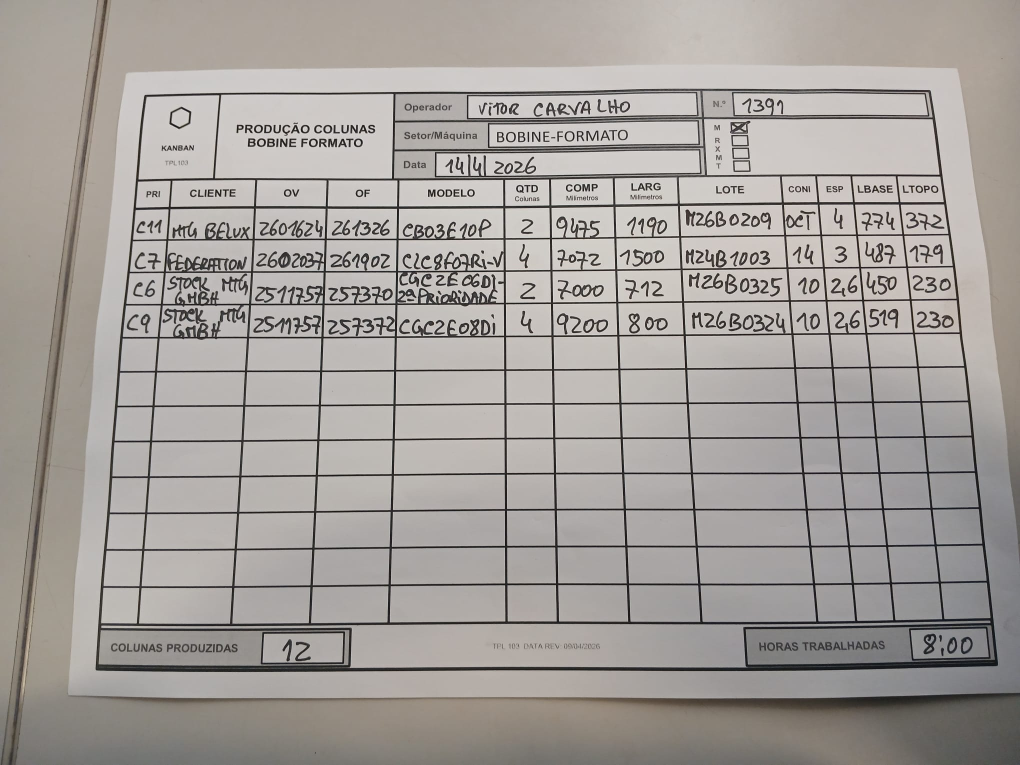
#> input picture inputs/originais/VitorCarvalho_2026.04.14.jpeg, 2040 x 1530 px, found by its file name (shown at 1/2 size)
$ python scan_kanban.py inputs/originais/VitorCarvalho_2026.04.14.jpeg
#> lines starting #> are read from the running program, lines starting #| are printed output that depends on the picture; after the words box and inside, x2 and y2 are one past the last pixel; in counts of white or black regions, pixels touching at a corner belong together
"""Phone-photo → scan-look A4 converter for Kanban sheets.

Detects the paper boundary, corrects perspective, normalises lighting,
and exports a printable A4 landscape JPEG + PDF.

Usage:
    python scripts/scan_kanban.py inputs/originais/VitorCarvalho_2026.04.14.jpeg
    python scripts/scan_kanban.py <image> --style bw|color|enhanced --out data/scans

Outputs:
    <out>/<stem>_scan.jpg   — 1754x1240 px @ 150 DPI A4 landscape
    <out>/<stem>_scan.pdf   — single-page A4 landscape

Pipeline (OpenCV):
    1. Load + downscale to 1500 px max for fast detection
    2. Grayscale + Gaussian blur to suppress floor texture
    3. Canny edge → findContours → largest 4-corner polygon = paper
    4. Order corners (TL, TR, BR, BL)
    5. Perspective transform to A4 landscape rectangle
    6. Style enhancement (bw/color/enhanced)
    7. Save JPEG (q=95) + PDF (PIL Image.save format='PDF')

Fallback if 4-corner detection fails: emit warning + crop centre 95 %.
"""
from __future__ import annotations

import argparse
import sys
from pathlib import Path

import cv2
import numpy as np
from PIL import Image

# A4 landscape at 150 DPI
A4_W = 1754  # 297mm × 150 / 25.4
A4_H = 1240  # 210mm × 150 / 25.4


def _order_corners(pts: np.ndarray) -> np.ndarray:
    """Sort 4 (x,y) points: TL, TR, BR, BL by sum/diff of coords."""
    rect = np.zeros((4, 2), dtype=np.float32)
    s = pts.sum(axis=1)
    d = np.diff(pts, axis=1).flatten()
    rect[0] = pts[np.argmin(s)]   # TL: smallest sum
    rect[2] = pts[np.argmax(s)]   # BR: largest sum
    rect[1] = pts[np.argmin(d)]   # TR: smallest diff (x-y)
    rect[3] = pts[np.argmax(d)]   # BL: largest diff
    return rect


def _detect_paper(image: np.ndarray) -> np.ndarray | None:
    """Return 4 ordered corners of the paper, or None if not found."""
    h, w = image.shape[:2]
    scale = 1500 / max(h, w) if max(h, w) > 1500 else 1.0
    small = cv2.resize(image, None, fx=scale, fy=scale,
                       interpolation=cv2.INTER_AREA) if scale < 1.0 else image.copy()

    gray = cv2.cvtColor(small, cv2.COLOR_BGR2GRAY)
    gray = cv2.GaussianBlur(gray, (5, 5), 0)
    edged = cv2.Canny(gray, 50, 150)
    # Dilate so paper edges are continuous
    edged = cv2.dilate(edged, np.ones((3, 3), np.uint8), iterations=1)

    contours, _ = cv2.findContours(edged, cv2.RETR_EXTERNAL, cv2.CHAIN_APPROX_SIMPLE)
    if not contours:
        return None

    contours = sorted(contours, key=cv2.contourArea, reverse=True)[:5]
    img_area = small.shape[0] * small.shape[1]
    for c in contours:
        area = cv2.contourArea(c)
        if area < img_area * 0.20:  # paper should fill ≥20% of frame
            continue
        peri = cv2.arcLength(c, closed=True)
        approx = cv2.approxPolyDP(c, 0.02 * peri, closed=True)
        if len(approx) == 4:
            corners = approx.reshape(4, 2).astype(np.float32) / scale
            return _order_corners(corners)
    return None


def _warp_to_a4(image: np.ndarray, corners: np.ndarray) -> np.ndarray:
    """Perspective-correct the paper region into A4 landscape."""
    # Decide orientation from corner shape (landscape if width > height)
    tl, tr, br, bl = corners
    width_top = np.linalg.norm(tr - tl)
    width_bot = np.linalg.norm(br - bl)
    height_l = np.linalg.norm(bl - tl)
    height_r = np.linalg.norm(br - tr)
    detected_w = max(width_top, width_bot)
    detected_h = max(height_l, height_r)

    if detected_w >= detected_h:
        out_w, out_h = A4_W, A4_H  # landscape
    else:
        out_w, out_h = A4_H, A4_W  # portrait — kanban paper is landscape so usually first branch

    dst = np.array([[0, 0], [out_w - 1, 0], [out_w - 1, out_h - 1], [0, out_h - 1]],
                   dtype=np.float32)
    M = cv2.getPerspectiveTransform(corners, dst)
    warped = cv2.warpPerspective(image, M, (out_w, out_h))
    return warped


# [19 lines left out: functions _style_bw, _style_color, not called in this run]


def _style_enhanced(warped: np.ndarray) -> np.ndarray:
    """CLAHE grayscale + sharpening — best for printing handwriting."""
    gray = cv2.cvtColor(warped, cv2.COLOR_BGR2GRAY)
    clahe = cv2.createCLAHE(clipLimit=3.0, tileGridSize=(8, 8))
    g = clahe.apply(gray)
    # Unsharp mask: blur + weighted subtract
    blurred = cv2.GaussianBlur(g, (0, 0), sigmaX=2.0)
    sharp = cv2.addWeighted(g, 1.5, blurred, -0.5, 0)
    return cv2.cvtColor(sharp, cv2.COLOR_GRAY2BGR)


_STYLES = {"bw": _style_bw, "color": _style_color, "enhanced": _style_enhanced}


# [6 lines left out: function _fallback_crop, not called in this run]


def scan(image_path: Path, out_dir: Path, style: str = "enhanced") -> tuple[Path, Path]:
    image = cv2.imread(str(image_path))
    if image is None:
        raise FileNotFoundError(f"cannot read image: {image_path}")

    corners = _detect_paper(image)
    if corners is None:
        print(f"  [WARN] paper boundary not detected; using fallback crop", file=sys.stderr)
        warped = _fallback_crop(image)
    else:
        warped = _warp_to_a4(image, corners)

    enhanced = _STYLES[style](warped)

    out_dir.mkdir(parents=True, exist_ok=True)
    stem = image_path.stem
    jpg_path = out_dir / f"{stem}_scan.jpg"
    pdf_path = out_dir / f"{stem}_scan.pdf"

    # JPEG via OpenCV (quality 95)
    cv2.imwrite(str(jpg_path), enhanced, [cv2.IMWRITE_JPEG_QUALITY, 95])

    # PDF via Pillow (single-page A4 landscape, 150 DPI)
    rgb = cv2.cvtColor(enhanced, cv2.COLOR_BGR2RGB)
    pil = Image.fromarray(rgb)
    pil.save(pdf_path, format="PDF", resolution=150.0)

    return jpg_path, pdf_path


_IMG_EXTS = {".jpg", ".jpeg", ".png", ".bmp", ".tiff", ".webp"}


# [9 lines left out: function _merge_pdfs, not called in this run]


def main() -> int:
    p = argparse.ArgumentParser(description="Phone photo → scan-look A4 PDF")
    p.add_argument("path", type=Path, help="image file OR folder of images")
    p.add_argument("--out", type=Path, default=Path("data/scans"), help="output directory")
    p.add_argument("--style", choices=list(_STYLES), default="enhanced",
                   help="bw=high-contrast scan, color=preserve colour, enhanced=sharpened grayscale (default)")
    p.add_argument("--merged", type=Path, default=None,
                   help="when processing a folder, also save a combined multi-page PDF here")
    args = p.parse_args()

    if not args.path.exists():
        print(f"error: {args.path} not found", file=sys.stderr)
        return 1

    # Single image
    if args.path.is_file():
        print(f"Scanning {args.path.name} (style={args.style})...")
        jpg, pdf = scan(args.path, args.out, style=args.style)
#> in scan, image is the input picture: shape (1530, 2040, 3); mean B, G, R 154.7, 158.7, 163.5
#> in _detect_paper, `small = cv2.resize(image, None, fx=scale, fy=scale, interpolation=cv2...`:
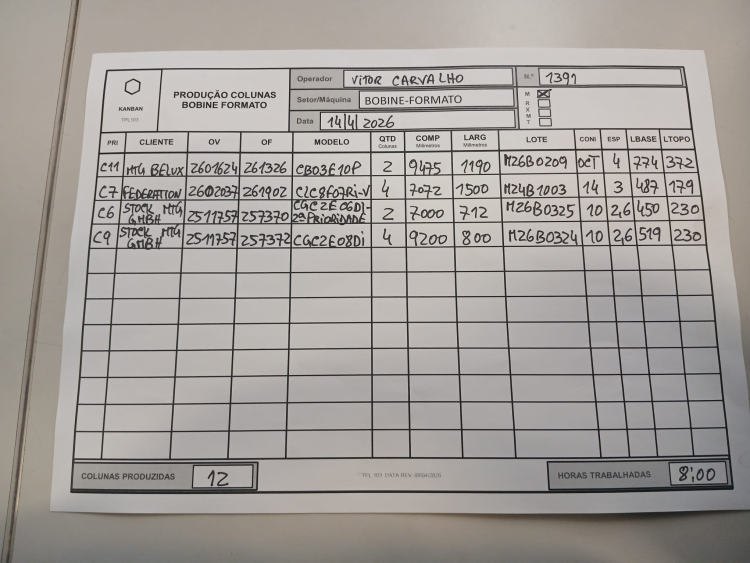
#> small: shape (1125, 1500, 3) (shown at 1/2 size); mean B, G, R 154.7, 158.7, 163.5
#> in _detect_paper, `edged = cv2.Canny(gray, 50, 150)`:
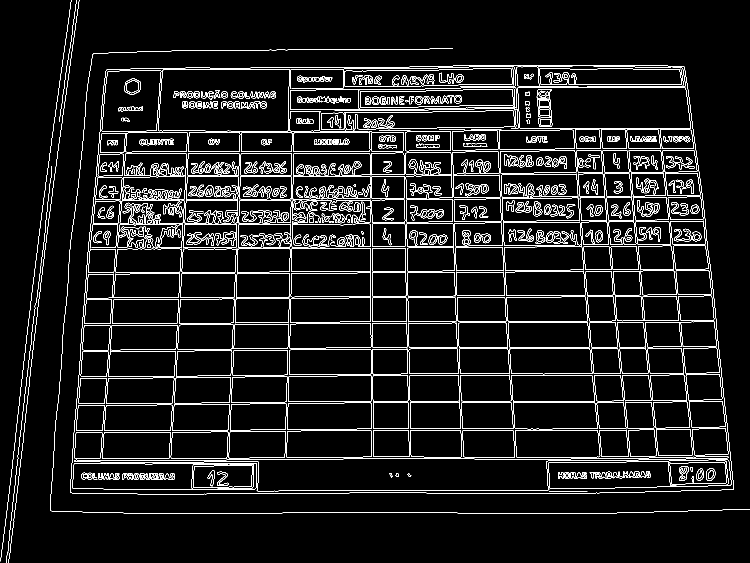
#> edged: shape (1125, 1500) (shown at 1/2 size); 6.4% white in thin lines or dots
#> in _detect_paper, `edged = cv2.dilate(edged, np.ones((3, 3), np.uint8), iterations=1)`:
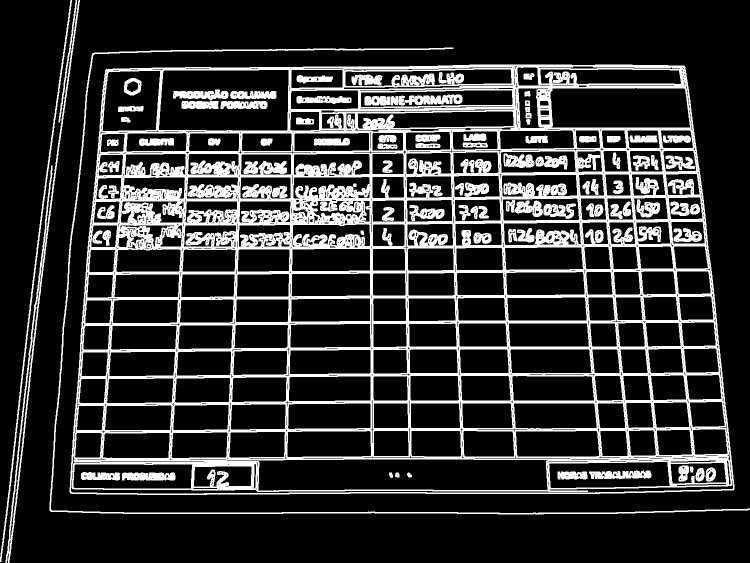
#> edged: shape (1125, 1500) (shown at 1/2 size); 19.3% white; 89 white regions
#> in _detect_paper, `contours, _ = cv2.findContours(edged, cv2.RETR_EXTERNAL, cv2.CHAIN_APP..`: contours = 5 contours; box (x1, y1, x2, y2) and area: (139, 129, 1469, 990) 1068195, (11, 0, 160, 1125) 6460, (99, 95, 1500, 1029) 6363, (0, 0, 144, 1124) 2528, (117, 0, 154, 245) 558
#> the loop in _detect_paper, `for c in contours:` made 1 pass
#> (area, peri, approx, s in _order_corners, d in _order_corners) on pass 1: (1068195, 4264.5, [[1369, 132], [212, 138], [140, 986], [1467, 980]], [2041.4, 476, 1531.4, 3327.9], [-1682.3, -100.6, 1150.6, -662.3])
#> in scan, `corners = _detect_paper(image)`: corners = [[288.3, 187.7], [1861.8, 179.5], [1995.1, 1332.8], [190.4, 1341]]
#> in _warp_to_a4, `tl, tr, br, bl = corners`: tl = [288.3, 187.7]; tr = [1861.8, 179.5]; br = [1995.1, 1332.8]; bl = [190.4, 1341]
#> in _warp_to_a4, `width_top = np.linalg.norm(tr - tl)`: width_top = 1573.5
#> in _warp_to_a4, `width_bot = np.linalg.norm(br - bl)`: width_bot = 1804.7
#> in _warp_to_a4, `height_l = np.linalg.norm(bl - tl)`: height_l = 1157.4
#> in _warp_to_a4, `height_r = np.linalg.norm(br - tr)`: height_r = 1161
#> in _warp_to_a4, `detected_w = max(width_top, width_bot)`: detected_w = 1804.7
#> in _warp_to_a4, `detected_h = max(height_l, height_r)`: detected_h = 1161
#> in _warp_to_a4, `dst = np.array([[0, 0], [out_w - 1, 0], [out_w - 1, out_h - 1], [0, ou..`: dst = [[0, 0], [1753, 0], [1753, 1239], [0, 1239]]
#> in _warp_to_a4, `M = cv2.getPerspectiveTransform(corners, dst)`: M = [[1.14, 0.0971, -347.9], [0.00655, 1.26, -239], [1.27e-06, 0.000131, 1]]
#> in _warp_to_a4, `warped = cv2.warpPerspective(image, M, (out_w, out_h))`:
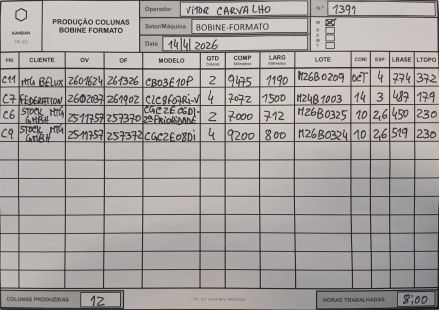
#> warped: shape (1240, 1754, 3) (shown at 1/4 size); mean B, G, R 161.2, 163.6, 167.6
#> in _style_enhanced, `g = clahe.apply(gray)`:
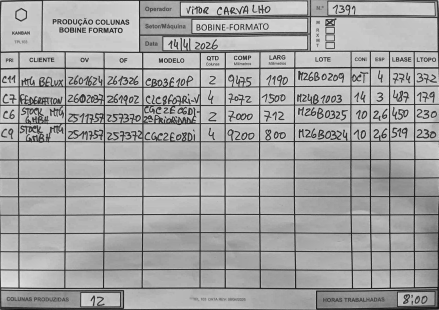
#> g: shape (1240, 1754) (shown at 1/4 size); min 1, max 250, mean 163.3
#> in _style_enhanced, `blurred = cv2.GaussianBlur(g, (0, 0), sigmaX=2.0)`:
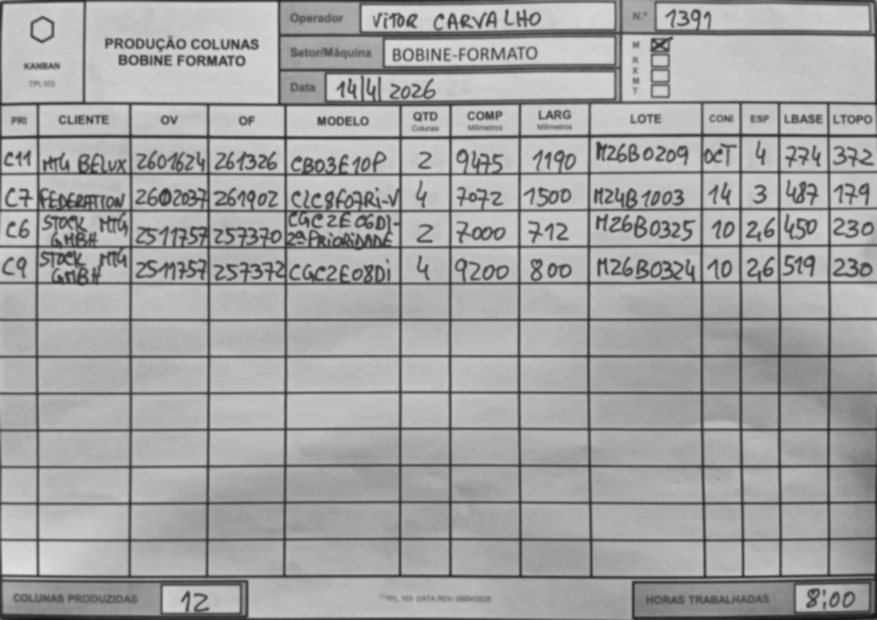
#> blurred: shape (1240, 1754) (shown at 1/2 size); min 18, max 225, mean 163.3
        print(f"  → {jpg}")
        print(f"  → {pdf}")
        return 0

    # Folder
    images = sorted(p for p in args.path.iterdir() if p.suffix.lower() in _IMG_EXTS)
    if not images:
        print(f"no images found in {args.path}", file=sys.stderr)
        return 1

    print(f"Scanning {len(images)} images from {args.path} (style={args.style})...")
    jpg_paths: list[Path] = []
    for i, img in enumerate(images, 1):
        try:
            jpg, _ = scan(img, args.out, style=args.style)
            jpg_paths.append(jpg)
            print(f"  [{i}/{len(images)}] {img.name} → {jpg.name}")
        except Exception as e:
            print(f"  [{i}/{len(images)}] {img.name} FAILED: {e}", file=sys.stderr)

    print()
    print(f"Wrote {len(jpg_paths)} individual JPEGs + PDFs to {args.out}")

    if args.merged:
        args.merged.parent.mkdir(parents=True, exist_ok=True)
        _merge_pdfs(jpg_paths, args.merged)
        print(f"Merged PDF: {args.merged}")
    return 0


if __name__ == "__main__":
    sys.exit(main())
#> (the program exits here)

$ run again, with inputs/originais/VitorCarvalho_2026.04.09.jpeg copied over inputs/originais/VitorCarvalho_2026.04.14.jpeg
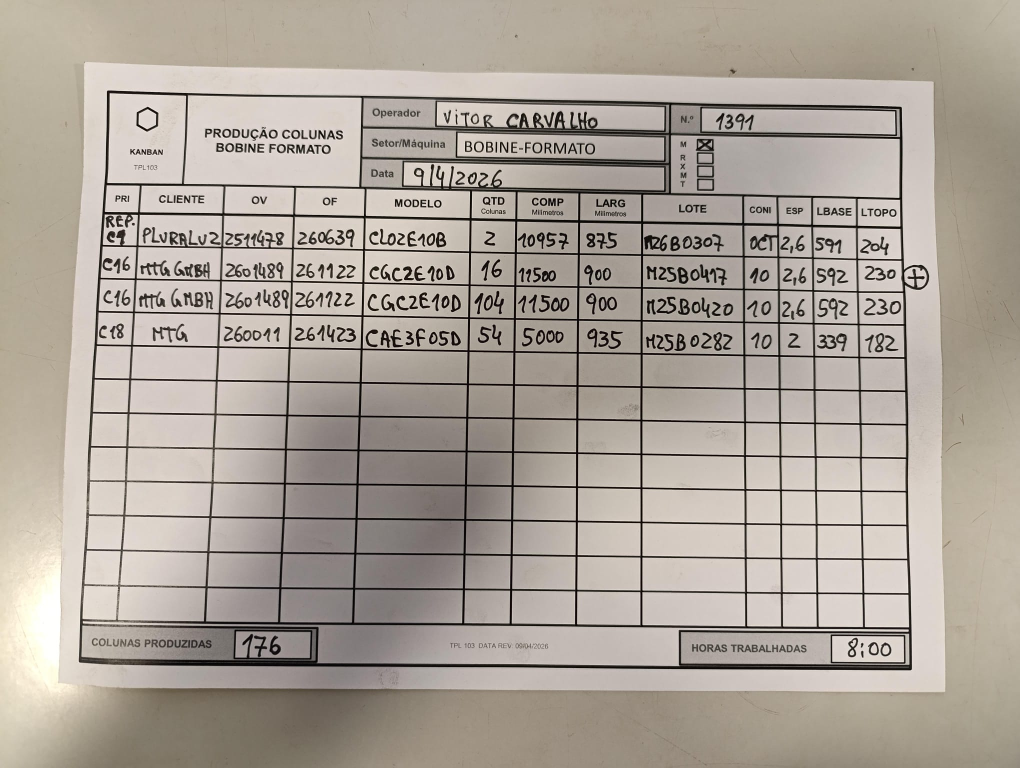
#> input picture inputs/originais/VitorCarvalho_2026.04.09.jpeg, 2040 x 1536 px, found by its file name (shown at 1/2 size)
#> in scan, image is the input picture: shape (1536, 2040, 3); mean B, G, R 153.4, 162.9, 171.7
#> in _detect_paper, `edged = cv2.dilate(edged, np.ones((3, 3), np.uint8), iterations=1)`:
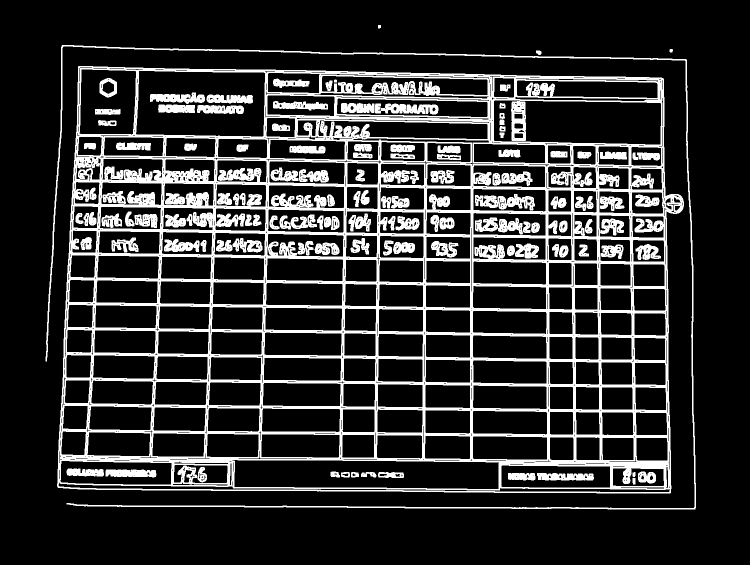
#> edged: shape (1129, 1500) (shown at 1/2 size); 17.9% white; 120 white regions
#> contours = 5 contours; box (x1, y1, x2, y2) and area: (114, 132, 1368, 987) 1006574, (91, 90, 1392, 1019) 8382, (1072, 101, 1083, 110) 64, (1339, 98, 1346, 105) 32, (756, 50, 762, 57) 28
#> the loop in _detect_paper, `for c in contours:` made 1 pass
#> (area, peri, approx, s in _order_corners, d in _order_corners) on pass 1: (1006574, 4180.7, [[156, 133], [116, 975], [1341, 985], [1326, 156]], [393, 1483.8, 3163.4, 2015.5], [-31.28, 1168.2, -484.2, -1591.2])
#> in scan, `corners = _detect_paper(image)`: corners = [[212.2, 180.9], [1803.4, 212.2], [1823.8, 1339.6], [157.8, 1326]]
#> tl = [212.2, 180.9]; tr = [1803.4, 212.2]; br = [1823.8, 1339.6]; bl = [157.8, 1326]
#> width_top = 1591.5
#> width_bot = 1666.1
#> height_l = 1146.4
#> height_r = 1127.6
#> detected_w = 1666.1
#> detected_h = 1146.4
#> dst = [[0, 0], [1753, 0], [1753, 1239], [0, 1239]]
#> M = [[1.09, 0.0517, -240.3], [-0.0224, 1.14, -201.1], [-1.09e-05, 4.09e-05, 1]]
#> in _style_enhanced, `blurred = cv2.GaussianBlur(g, (0, 0), sigmaX=2.0)`:
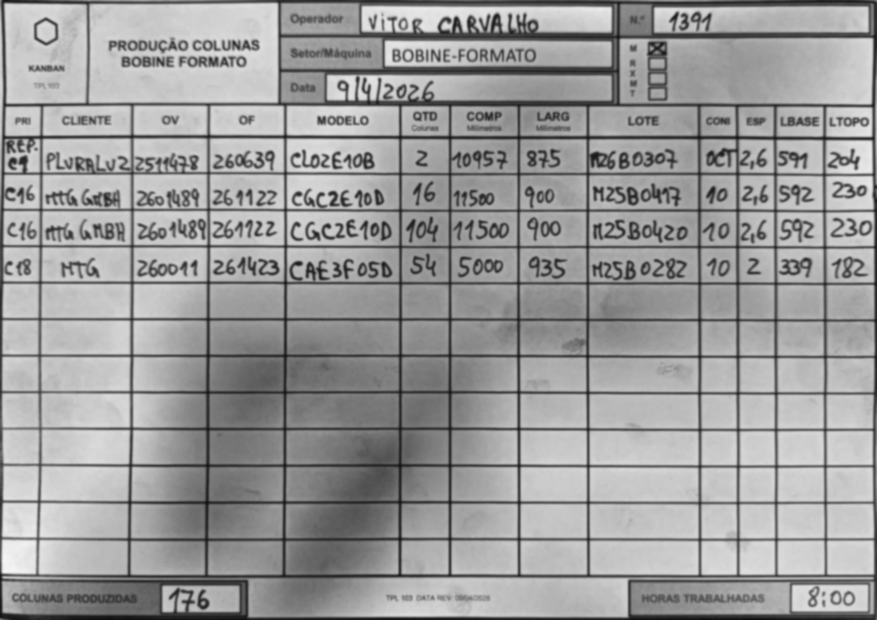
#> blurred: shape (1240, 1754) (shown at 1/2 size); min 13, max 246, mean 154.7
